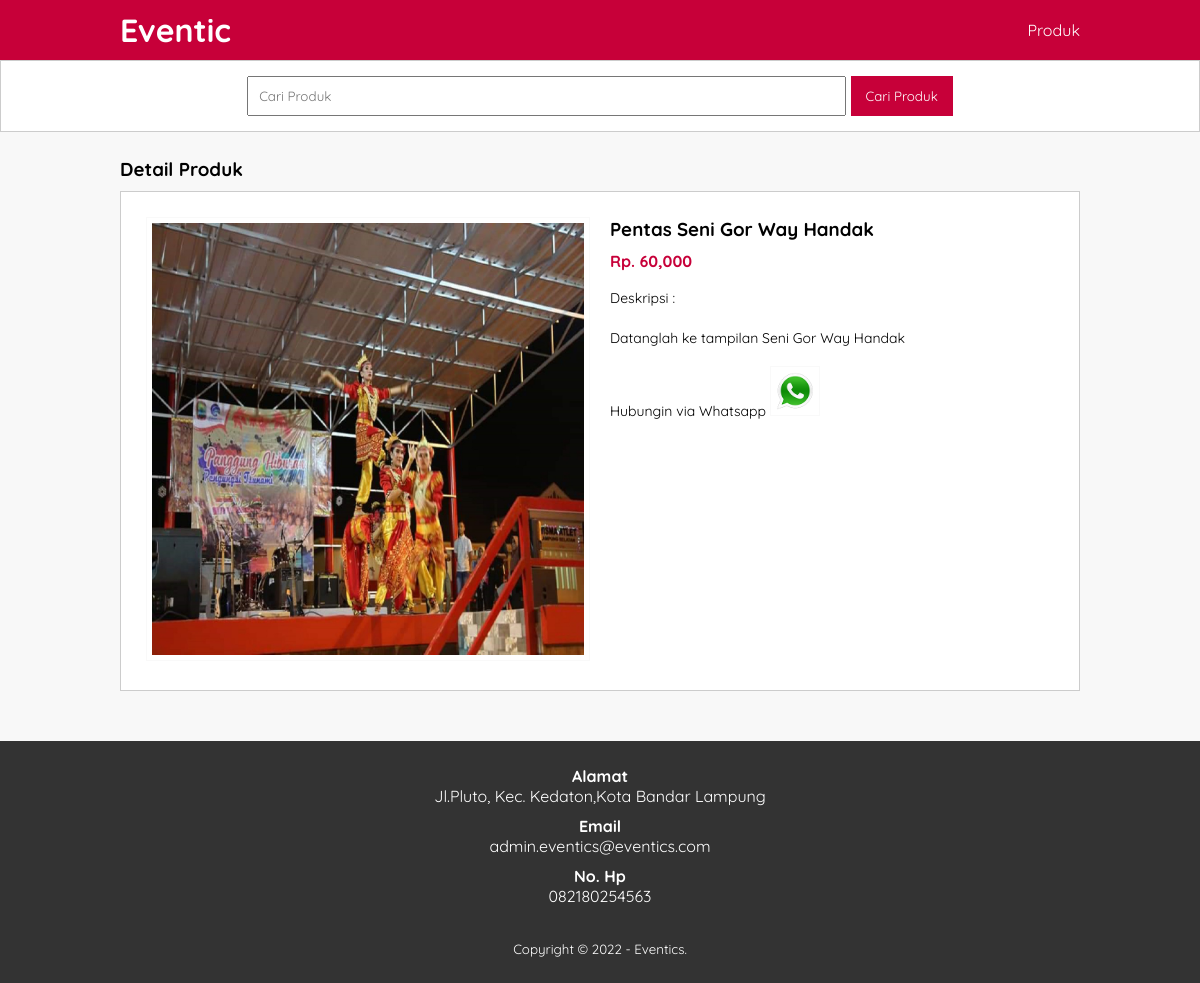
The page /detail-produk.php?id=21 on the database its author committed.
### tables this page shows
CREATE TABLE `tb_product` (
  `id_product` int(11) NOT NULL,
  `id_category` int(11) NOT NULL,
  `name_product` varchar(100) NOT NULL,
  `price_product` int(11) NOT NULL,
  `desc_product` text NOT NULL,
  `image_product` varchar(100) NOT NULL,
  `status_product` tinyint(1) NOT NULL,
  `data_created` timestamp NOT NULL DEFAULT current_timestamp()
);

### detail-produk.php (the view, shortened to what this page needs)
<?php
	include 'db.php';
	$kontak = mysqli_query($conn, "SELECT telp_admin, email_admin, admin_alamat FROM tb_admin WHERE id_admin = 1");
	$a = mysqli_fetch_object($kontak);
	$produk = mysqli_query($conn, "SELECT * FROM tb_product WHERE id_product = '".$_GET['id']."' ");
	$p = mysqli_fetch_object($produk);
?>
<!DOCTYPE html>
<html>
<head>
	<link rel="stylesheet" type="text/css" href="css/style.css">
</head>
<body>
	<header>
		<div class="container">
			<h1><a href="index.php">Eventic</a></h1>
			<ul>
				<li><a href="produk.php">Produk</a></li>
			</ul>
		</div>
	</header>
	<div class="search">
		<div class="container">
			<form action="produk.php">
				<input type="text" name="search" placeholder="Cari Produk" value="<?php echo $_GET['search'] ?>">
				<input type="submit" name="cari" value="Cari Produk">
			</form>
		</div>
	</div>
	<div class="section">
		<div class="container">
			<h3>Detail Produk</h3>
			<div class="box">
				<div class="col-2">
					<img src="produk/<?php echo $p->image_product ?>" width="100%">
				</div>
				<div class="col-2">
					<h3><?php echo $p->name_product ?></h3>
					<h4>Rp. <?php echo number_format($p->price_product) ?></h4>
					<p>Deskripsi :<br>
						<?php echo $p->desc_product ?>
					</p>
					<p><a href="https://api.whatsapp.com/send?phone=<?php echo $a->telp_admin ?>&text=Hai, saya tertarik dengan produk Anda." target="_blank">
						Hubungin via Whatsapp
						<img src="img/wa.png" width="50px"></a>
					</p>
				</div>
			</div>
		</div>
	</div>
	<div class="footer">
		<div class="container">
			<h4>Alamat</h4>
			<p><?php echo $a->admin_alamat ?></p>
			<h4>Email</h4>
			<p><?php echo $a->email_admin ?></p>
			<h4>No. Hp</h4>
			<p><?php echo $a->telp_admin ?></p>
			<small>Copyright &copy; 2022 - Eventics.</small>
		</div>
	</div>
</body>
</html>

### css/style.css (style rules this page uses)
* { padding:0; margin:0; font-family: 'Quicksand', sans-serif; }
body { background-color: #f8f8f8; }
a { color: inherit; text-decoration: none; }
header { background-color: #C70039; color: #fff; }
header h1 { float: left; padding:10px 0; }
header ul { float: right; }
header ul li { display: inline-block; }
header ul li a { padding:20px 0 20px 15px; display: inline-block; }
.container { width: 80%; margin:0 auto; }
.container:after { content: ''; display: block; clear: both; }
.section { padding:25px 0; }
.box { background-color: #fff; border:1px solid #ccc; padding:15px; box-sizing: border-box; margin:10px 0 25px 0; }
.box:after { content: ''; display: block; clear: both; }
.search { padding:15px 0; background-color: #fff; border:1px solid #ccc; text-align: center; }
.search input[type=text] { width: 60%; padding:10px; }
.search input[type=submit] { padding:12px 15px; background-color: #C70039; color:#fff; border:none; cursor: pointer; }
.footer { padding:25px 0; background-color: #333; color: #fff; text-align: center; }
.footer p { margin-bottom: 10px; }
.footer small { margin-top: 25px; display: inline-block; }
.col-2 { width: 50%; min-height: 200px; padding:10px; box-sizing: border-box; float: left; }
.col-2 img { border:1px solid #f9f9f9; padding:5px; box-sizing: border-box; }
.col-2 h3 { margin-bottom: 10px; }
.col-2 h4 { color: #C70039; }
.col-2 p { margin:15px 0; text-align: justify; line-height: 25px; font-size:14px; }

### rows shown on the page
tb_product: image_product (picture), name_product "Pentas Seni Gor Way Handak", price_product "60,000", desc_product "Datanglah ke tampilan Seni Gor Way Handak"

### other values the page prints
$a->admin_alamat "Jl.Pluto, Kec. Kedaton,Kota Bandar Lampung"
$a->email_admin "admin.eventics@eventics.com"
$a->telp_admin "082180254563"
